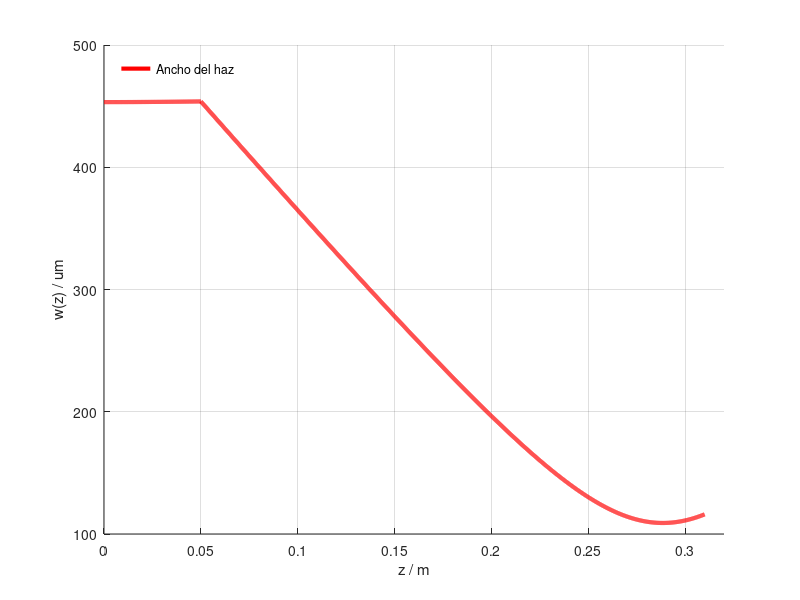

MATLAB code to generate this figure:
##Lente normal
clear all; 
##close all; 
clc;
%Primero uso el algoritmo en espacio libre
%ABCD(z)= [ 1 z ]
%         [ 0 1 ]
%
%
w_0=453.3e-6;
lambda_0=632.8e-9;
L1=50e-3;
f1=250e-3;
##f2=-6e-3
f2=inf
L2=f1
##L2=f1+f2

zo=  pi*w_0^2/lambda_0
wf1=lambda_0*f1/pi/w_0
zf1=f1/(1+(f1/zo)^2)
wf2=lambda_0*f2/pi/w_0
zf2=f2/(1+(f2/zo)^2)

z = 0:0.1e-3:L1+L2+10e-3; 
q_0_inv = -1i*(lambda_0/(pi*(w_0^2)));
q_s_inv = [];
for i = 1:length(z)
    if (z(1,i) <= L1)
        matriz_abcd = [1, z(1,i); 0, 1];
    elseif ((z(1,i) > L1) && (z(1,i) <= (L1 + L2)))
        matriz_abcd = [1, (z(1,i) - L1); 0, 1]*[1, 0; (-1/f1), 1]*[1, L1; 0, 1];
    else
        matriz_abcd = [1, (z(1,i) - L1 - L2); 0, 1]*[1, 0; (-1/f2), 1]*[1, L2; 0, 1]*[1, 0; (-1/f1), 1]*[1, L1; 0, 1];
    endif
 
    q_s_inv(i,1) = (matriz_abcd(2,1) + matriz_abcd(2,2)*q_0_inv)/(matriz_abcd(1,1) + matriz_abcd(1,2)*q_0_inv);

    endfor
radio_inv_libre = real(q_s_inv);
ancho_libre = sqrt(-lambda_0./(pi*(imag(q_s_inv))));

q_s_inv(end)
matriz_abcd
##ancho_libre(685:695)
[wmin,widx]=min(ancho_libre)

figure(21);
hold on;
plot(z, ancho_libre*1e6, "r", "linewidth", 3);
##plot([z(widx),z(widx)],[0,1000],"linewidth", 1.5)
##plot([L1+f1,L1+f1],[0,1000],"linewidth", 1.5)
grid on;
legend("Ancho del haz","Zf","f1", "location", "northwest");
legend("boxoff");
xlabel("z / m");
ylabel("w(z) / um");
xlim([0, 0.32]);
